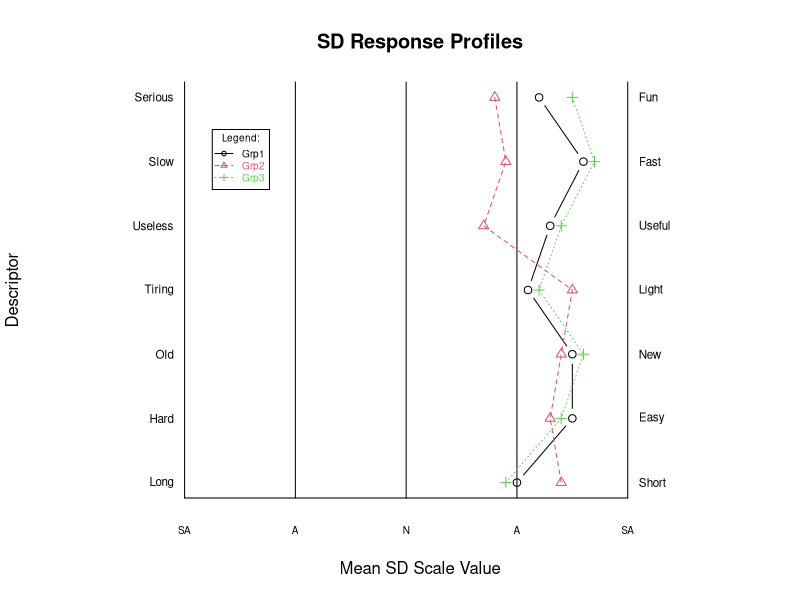
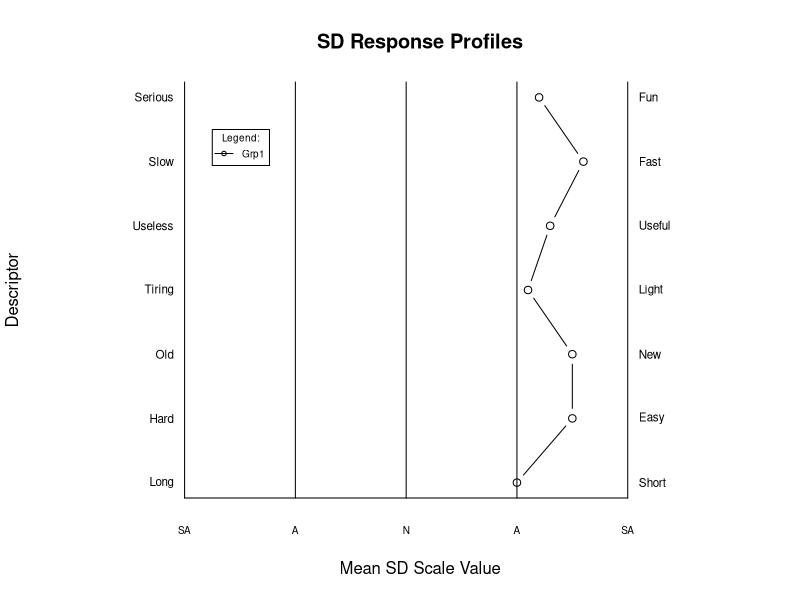

Generate these figures, in order, with R:
sdRplot<-function(nx,sl,ny,x){
  #
  # R function that can be used for creating Semantic Differential 
  # (SD) inventory plots.  The input arguments for the function are:
  #   nx - number of levels in scale, e.g., 5
  #   sl - scale labels as a list, e.g. c("SA","A","N","A","SA")
  #   ny - number of descriptor items in the inventory
  #   x - data matrix: 
  #              col1: low-end descriptors 
  #              col2: high-end descriptors
  #              col3-onwards: mean scale values for each group
  # The names of the columns (col 3 and above) of the data matrix 
  # (e.g., dimnames(x[[2]][3:ncol(x)])) are used for labelling 
  # the groups in the legend.
  # Author: Justine Leon A. Uro (justineuro@gmail.com)
  # Date: 19 October 2011 orig.
  #       06 January 2021 rev. to allow plotting for data on only one group (l. 60)
  #       29 July 2021 rev. moved drawing of axis() before legend(); 
  #                         added white opaque background (bg="white"); 
  #                         cex.lab=1.0 for xlab and ylab size
  #
  # Example:
  # low<-c("Serious","Slow","Useless","Tiring","Old","Hard","Long")
  # high<-c("Fun","Fast","Useful","Light","New","Easy","Short")
  # scale<-c("SA","A","N","A","SA")
  # grp1means<-c(4.2,4.6,4.3,4.1,4.5,4.5,4.0)
  # grp2means<-c(3.8,3.9,3.7,4.5,4.4,4.3,4.4)
  # grp3means<-c(4.5,4.7,4.4,4.2,4.6,4.4,3.9)
  # data<-matrix(
  #      cbind(low,high,grp1means,grp2means,grp3means),
  #      nrow=7,ncol=5,byrow=FALSE,
  #      dimnames=list(c("I1","I2","I3","I4","I5","I6","I7"),
  #                    c("Low","High","Grp1","Grp2","Grp3"))
  #     )
  # sdRplot(5,scale,7,data)
  #
  NSCALE<-nx
  NLAB<-ny
  NRW<-nrow(x)
  NCL<-ncol(x)
  NGRP<-ncol(x)-2
  GRPNMS<-dimnames(x)[[2]][3:NCL]
  yval<-NLAB:1
  labvaln<-x[,1]
  labvalp<-x[,2]
  # plot means of first group (only points)
  plot(x[,3],yval,axes=F,pch=1,col=1,type="b",
       xlab="Mean SD Scale Value",ylab="Descriptor",
       cex.lab=1.0, # size of xlab, ylab
       xlim=c(0.30,NSCALE+0.95),
       lab=c(NSCALE,NLAB+2,1),mgp=c(3,1,0),xaxs="r",
       mar=c(7,7,1,1)
  )
  # add title
  title(main="SD Response Profiles",
        sub="",
        cex.sub=0.50
  )
  # draw vertical axes
  axis(1,tck=1,at=c(1:NSCALE),labels=sl,cex.axis=0.60)
  # draw legend with opaque white background
  legend(1.25,NLAB-0.5,title="Legend:",GRPNMS,
         title.col="black",
         text.col=1:NGRP,
         pch=1:NGRP,lty=1:NGRP,
         col=1:NGRP,cex=0.60,
         bg="white"
  )
  # skip this if there is only 1 group
  if(NGRP>1){
    for(i in 2:NGRP){
      points(x[,i+2],yval,pch=i,col=i)
      lines(x[,i+2],yval,pch=i,col=i,lty=i)
    }
  }
  # draw the labels for the tick marks on the axes
  for (i in 1:NLAB)
  {
    text(0.90,yval[i],label=labvaln[i],adj=1,cex=0.70) # cex = size of marks
    text(NSCALE+0.10,yval[i],label=labvalp[i],adj=0,cex=0.70)
  }
}
#
##
###
# Example 1
###
low<-c("Serious","Slow","Useless","Tiring","Old","Hard","Long")
high<-c("Fun","Fast","Useful","Light","New","Easy","Short")
scale<-c("SA","A","N","A","SA")
grp1means<-c(4.2,4.6,4.3,4.1,4.5,4.5,4.0)
grp2means<-c(3.8,3.9,3.7,4.5,4.4,4.3,4.4)
grp3means<-c(4.5,4.7,4.4,4.2,4.6,4.4,3.9)
data<-matrix(
    cbind(low,high,grp1means,grp2means,grp3means),
    nrow=7,ncol=5,byrow=FALSE,
    dimnames=list(c("I1","I2","I3","I4","I5","I6","I7"),
                    c("Low","High","Grp1","Grp2","Grp3"))
   )
sdRplot(5,scale,7,data)
###
# Example 2 (for grp1means only)
###
data1grp<-matrix(
  cbind(low,high,grp1means),
  nrow=7,ncol=3,byrow=FALSE,
  dimnames=list(c("I1","I2","I3","I4","I5","I6","I7"),
                c("Low","High","Grp1"))
)
sdRplot(5,scale,7,data1grp)
#